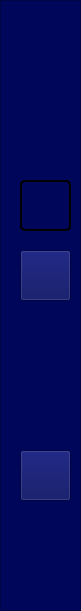
   <widget class="QFrame" name="frame_3">
    <property name="geometry">
     <rect>
      <x>-10</x>
      <y>0</y>
      <width>81</width>
      <height>611</height>
     </rect>
    </property>
    <property name="styleSheet">
     <string notr="true">background-color: rgb(0, 6, 89);
</string>
    </property>
    <property name="frameShape">
     <enum>QFrame::StyledPanel</enum>
    </property>
    <property name="frameShadow">
     <enum>QFrame::Raised</enum>
    </property>
    <widget class="QPushButton" name="pushButton_8">
     <property name="geometry">
      <rect>
       <x>20</x>
       <y>100</y>
       <width>51</width>
       <height>61</height>
      </rect>
     </property>
     <property name="styleSheet">
      <string notr="true">QPushButton
{
        background: none;
}
QPushButton:hover{
        background-color: rgb(83, 158, 255);
}</string>
     </property>
     <property name="text">
      <string/>
     </property>
     <property name="icon">
      <iconset resource="ressources.qrc">
       <normaloff>:/new/icons/icones/home_icon.png</normaloff>:/new/icons/icones/home_icon.png</iconset>
     </property>
     <property name="iconSize">
      <size>
       <width>30</width>
       <height>30</height>
      </size>
     </property>
     <property name="flat">
      <bool>true</bool>
     </property>
    </widget>
    <widget class="QPushButton" name="pushButton_6">
     <property name="geometry">
      <rect>
       <x>20</x>
       <y>180</y>
       <width>51</width>
       <height>51</height>
      </rect>
     </property>
     <property name="sizeIncrement">
      <size>
       <width>30</width>
       <height>21</height>
      </size>
     </property>
     <property name="styleSheet">
      <string notr="true">
QPushButton {
    background-color:  none /* Set the background color */
    color: white; /* Set the text color */
    border: 2px solid ; /* Set the border */
    padding: 10px 20px; /* Set padding inside the button */
    text-align: center; /* Center the text */
    text-decoration: none; /* Remove underline from the text */
    display: inline-block;
    cursor: pointer; /* Add a pointer cursor on hover */
    border-radius: 5px; /* Optional: Add rounded corners */
}

QPushButton:hover {
    background-color: #4093ff; /* Change the background color on hover */
    border-color: #4093ff; /* Change the border color on hover */
}</string>
     </property>
     <property name="text">
      <string/>
     </property>
     <property name="icon">
      <iconset resource="ressources.qrc">
       <normaloff>:/new/icons/icones/icons8-event-100.png</normaloff>:/new/icons/icones/icons8-event-100.png</iconset>
     </property>
     <property name="iconSize">
      <size>
       <width>40</width>
       <height>40</height>
      </size>
     </property>
     <property name="flat">
      <bool>true</bool>
     </property>
    </widget>
    <widget class="QPushButton" name="pushButton_10">
     <property name="geometry">
      <rect>
       <x>20</x>
       <y>250</y>
       <width>51</width>
       <height>51</height>
      </rect>
     </property>
     <property name="styleSheet">
      <string notr="true">background-image: url(:/new/icons/icones/caoe-50.png);</string>
     </property>
     <property name="text">
      <string/>
     </property>
    </widget>
    <widget class="QPushButton" name="pushButton_7">
     <property name="geometry">
      <rect>
       <x>20</x>
       <y>320</y>
       <width>51</width>
       <height>51</height>
      </rect>
     </property>
     <property name="styleSheet">
      <string notr="true">background:url(:/new/icons/icones/evenement.png)</string>
     </property>
     <property name="text">
      <string/>
     </property>
     <property name="flat">
      <bool>true</bool>
     </property>
    </widget>
    <widget class="QPushButton" name="pushButton_9">
     <property name="geometry">
      <rect>
       <x>20</x>
       <y>390</y>
       <width>51</width>
       <height>51</height>
      </rect>
     </property>
     <property name="styleSheet">
      <string notr="true">background:url(:/new/icons/icones/equipment.png)</string>
     </property>
     <property name="text">
      <string/>
     </property>
     <property name="flat">
      <bool>true</bool>
     </property>
    </widget>
    <widget class="QPushButton" name="pushButton_2">
     <property name="geometry">
      <rect>
       <x>20</x>
       <y>450</y>
       <width>51</width>
       <height>51</height>
      </rect>
     </property>
     <property name="styleSheet">
      <string notr="true">background-image: url(:/new/icons/icones/icons8-setting-50.png);</string>
     </property>
     <property name="text">
      <string/>
     </property>
    </widget>
   </widget>
